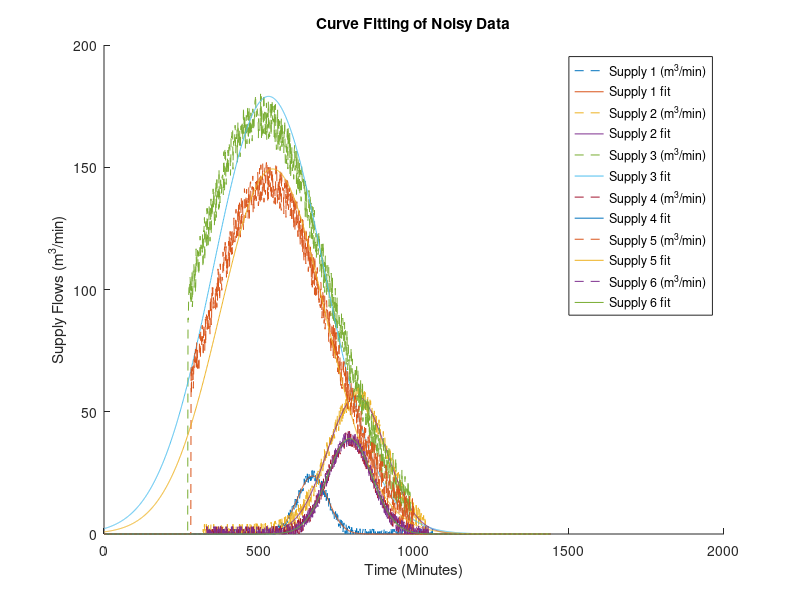
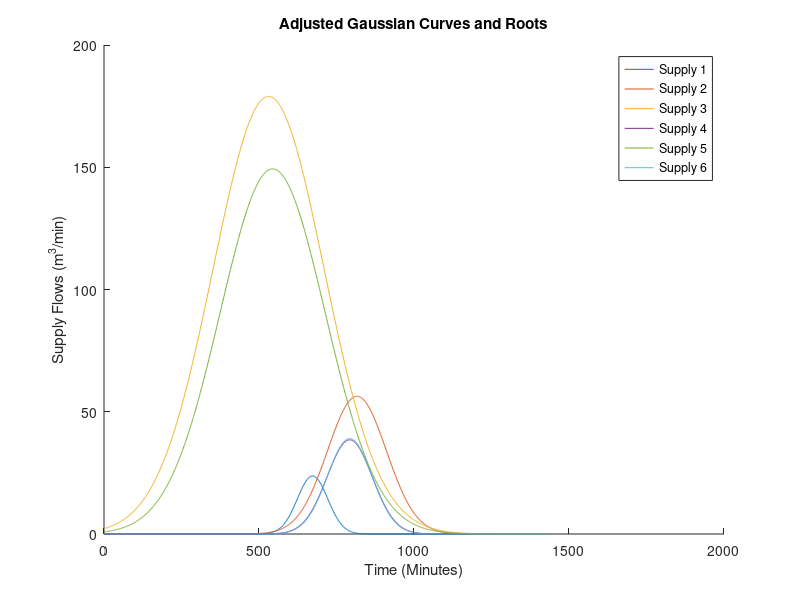

These charts were generated, in order, by the following MATLAB code: (Note: this script raises an error after producing the figures.)
% Clear the workspace, close figures, and clear the command window
clear; close all; clc;

% Load the dataset from the specified .mat file
data = load('Candidate_249383.mat');

% Extract variables from the loaded data
Time_Minutes = data.Time_Minutes;
Supply_Flows = data.Supply_Flows;

% Verify the dimensions of the data
assert(numel(Time_Minutes) == 1440, 'Time_Minutes must contain 1440 elements.');
assert(size(Supply_Flows, 2) == 1440, 'Supply_Flows must have 1440 columns.');

% Define the range for time in minutes
timeRange = 1:1440;

% Gaussian fit coefficients for different datasets
fitCoefficients = [
    23.7376, 672.7400, 69.2472;
    56.3213, 815.9610, 134.0388;
    178.9957, 530.8720, 252.9244;
    38.5162, 792.5321, 103.2703;
    149.3198, 544.0592, 239.5997;
    39.0584, 792.5692, 101.4231
];

% Create Gaussian function handles for each dataset
gaussianFuncs = arrayfun(@(i) ...
    @(t) fitCoefficients(i, 1) * exp(-((t - fitCoefficients(i, 2)) / fitCoefficients(i, 3)).^2), ...
    1:6, 'UniformOutput', false);

% Plot the noisy data and Gaussian fits
figure; hold on;
for i = 1:6
    plot(Time_Minutes, Supply_Flows(i, :), '--', 'DisplayName', sprintf('Supply %d (m^3/min)', i));
    plot(timeRange, gaussianFuncs{i}(timeRange), '-', 'DisplayName', sprintf('Supply %d fit', i));
end

% Label the axes and title the plot
xlabel('Time (Minutes)');
ylabel('Supply Flows (m^3/min)');
title('Curve Fitting of Noisy Data');
legend('show');
hold off;

% Define offsets and create adjusted Gaussian function handles
offsets = [-20, -50, -10, -20, -90, -80];
adjustedFuncs = arrayfun(@(i) ...
    @(t) fitCoefficients(i, 1) * exp(-((t - fitCoefficients(i, 2)) / fitCoefficients(i, 3)).^2) - offsets(i), ...
    1:6, 'UniformOutput', false);

% Find the roots of the adjusted Gaussian functions
rootVals = zeros(6, 2);
for i = 1:6
    try
        [a, b] = findInterval(adjustedFuncs{i}, 1, fitCoefficients(i, 2), 1000);
        rootVals(i, 1) = ridder(adjustedFuncs{i}, a, b, 1e-6);
    catch
        rootVals(i, 1) = NaN;
    end
    
    try
        [a, b] = findInterval(adjustedFuncs{i}, fitCoefficients(i, 2), 1440, 1000);
        rootVals(i, 2) = ridder(adjustedFuncs{i}, a, b, 1e-6);
    catch
        rootVals(i, 2) = NaN;
    end
end

% Plot the adjusted Gaussian curves and their roots
figure; hold on;
for i = 1:6
    plot(timeRange, gaussianFuncs{i}(timeRange), 'DisplayName', sprintf('Supply %d', i));
    plot(rootVals(i, 1), adjustedFuncs{i}(rootVals(i, 1)), 'rx', 'HandleVisibility', 'off');
    plot(rootVals(i, 2), adjustedFuncs{i}(rootVals(i, 2)), 'rx', 'HandleVisibility', 'off');
end

% Label the axes and title the plot
xlabel('Time (Minutes)');
ylabel('Supply Flows (m^3/min)');
title('Adjusted Gaussian Curves and Roots');
legend('show');
hold off;

% Simulate head loss over the time range
headLossResults = zeros(1440, 6);
for t = 1:1440
    currentSupply = arrayfun(@(i) gaussianFuncs{i}(t), 1:6);
    [Q, headLoss] = SimulateHeadloss(currentSupply(1), currentSupply(2), currentSupply(3), currentSupply(4), currentSupply(5), currentSupply(6));
    headLossResults(t, :) = headLoss(1:6); % Only consider the first 6 head loss values
end

% Plot the simulated head loss over time
figure; hold on;
plot(timeRange, headLossResults);
xlabel('Time (Minutes)');
ylabel('Head Loss');
title('Head Loss Simulation Over Time');
legend(arrayfun(@(i) sprintf('Headloss %d', i), 1:6, 'UniformOutput', false));
hold off;

% Helper function to find a bracketing interval for a root
function [x1, x2] = findInterval(func, lower, upper, points)
    x = linspace(lower, upper, points);
    f = arrayfun(func, x);
    for k = 1:length(f) - 1
        if sign(f(k)) ~= sign(f(k + 1))
            x1 = x(k);
            x2 = x(k + 1);
            return;
        end
    end
    error('No root found in the interval [%f, %f].', lower, upper);
end

% Ridder's method for root finding
function root = ridder(func, x1, x2, tolerance)
    f1 = func(x1);
    f2 = func(x2);
    while abs(x2 - x1) > tolerance
        x3 = (x1 + x2) / 2;
        f3 = func(x3);
        s = sqrt(f3^2 - f1 * f2);
        if s == 0
            break;
        end
        x4 = x3 + (x3 - x1) * sign(f1 - f2) * f3 / s;
        f4 = func(x4);
        if f4 == 0
            root = x4;
            return;
        end
        if sign(f3) == sign(f4)
            if sign(f1) ~= sign(f4)
                x2 = x4;
                f2 = f4;
            else
                x1 = x4;
                f1 = f4;
            end
        else
            x1 = x3;
            x2 = x4;
            f1 = f3;
            f2 = f4;
        end
    end
    root = (x1 + x2) / 2;
end
